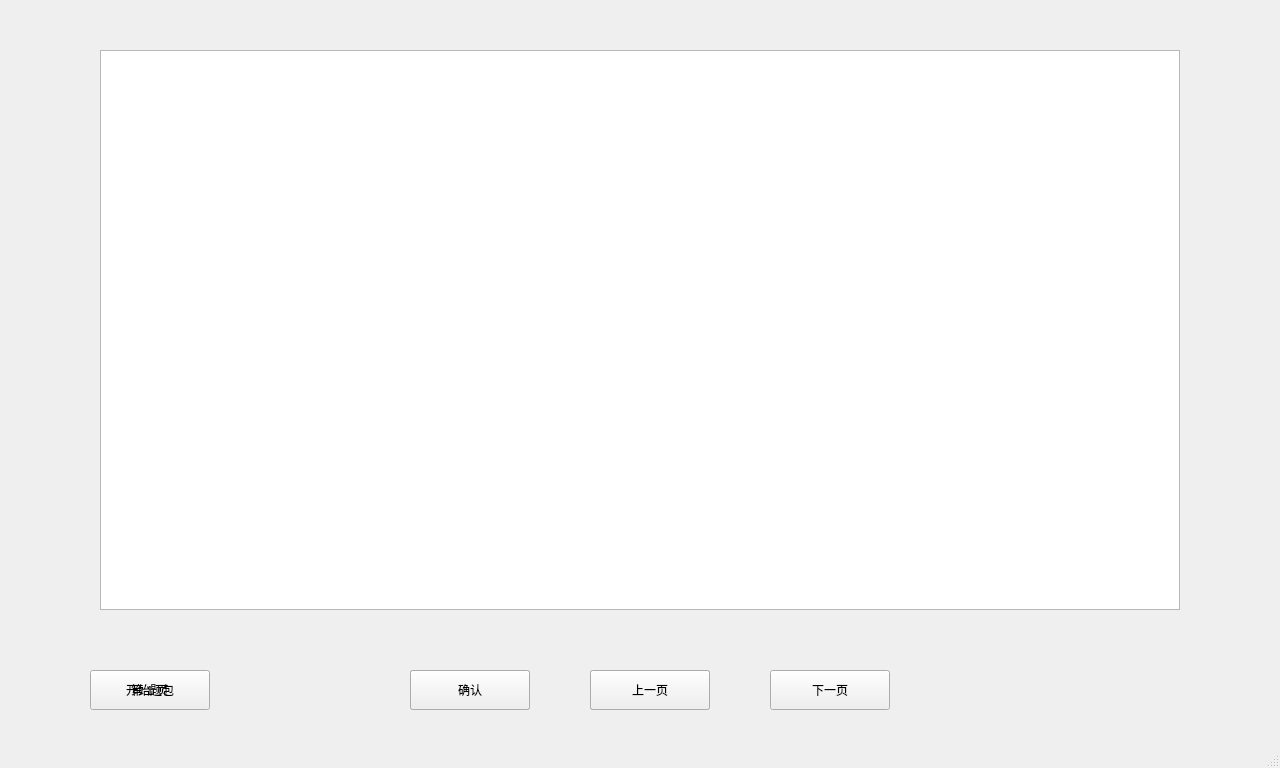
<?xml version="1.0" encoding="UTF-8"?>
<ui version="4.0">
 <class>windowMain</class>
 <widget class="QMainWindow" name="windowMain">
  <property name="geometry">
   <rect>
    <x>0</x>
    <y>0</y>
    <width>1280</width>
    <height>768</height>
   </rect>
  </property>
  <property name="minimumSize">
   <size>
    <width>1280</width>
    <height>768</height>
   </size>
  </property>
  <property name="maximumSize">
   <size>
    <width>1280</width>
    <height>768</height>
   </size>
  </property>
  <property name="windowTitle">
   <string>题包列表</string>
  </property>
  <property name="windowIcon">
   <iconset>
    <normaloff>favicon.ico</normaloff>favicon.ico</iconset>
  </property>
  <property name="dockNestingEnabled">
   <bool>false</bool>
  </property>
  <widget class="QWidget" name="centralwidget">
   <widget class="QFrame" name="framePack">
    <property name="geometry">
     <rect>
      <x>0</x>
      <y>0</y>
      <width>1280</width>
      <height>768</height>
     </rect>
    </property>
    <property name="minimumSize">
     <size>
      <width>1280</width>
      <height>768</height>
     </size>
    </property>
    <property name="maximumSize">
     <size>
      <width>1280</width>
      <height>768</height>
     </size>
    </property>
    <property name="frameShape">
     <enum>QFrame::NoFrame</enum>
    </property>
    <property name="frameShadow">
     <enum>QFrame::Raised</enum>
    </property>
    <widget class="QListWidget" name="listWidgetPack">
     <property name="geometry">
      <rect>
       <x>100</x>
       <y>50</y>
       <width>1080</width>
       <height>560</height>
      </rect>
     </property>
     <property name="maximumSize">
      <size>
       <width>1280</width>
       <height>768</height>
      </size>
     </property>
     <property name="cursor" stdset="0">
      <cursorShape>PointingHandCursor</cursorShape>
     </property>
    </widget>
    <widget class="QPushButton" name="pushButtonPackOK">
     <property name="geometry">
      <rect>
       <x>410</x>
       <y>670</y>
       <width>120</width>
       <height>40</height>
      </rect>
     </property>
     <property name="text">
      <string>确认</string>
     </property>
    </widget>
    <widget class="QPushButton" name="pushButtonPackNext">
     <property name="geometry">
      <rect>
       <x>770</x>
       <y>670</y>
       <width>120</width>
       <height>40</height>
      </rect>
     </property>
     <property name="text">
      <string>下一页</string>
     </property>
    </widget>
    <widget class="QPushButton" name="pushButtonPackPrevious">
     <property name="geometry">
      <rect>
       <x>590</x>
       <y>670</y>
       <width>120</width>
       <height>40</height>
      </rect>
     </property>
     <property name="text">
      <string>上一页</string>
     </property>
    </widget>
    <widget class="QLabel" name="labelPackPage">
     <property name="geometry">
      <rect>
       <x>90</x>
       <y>670</y>
       <width>120</width>
       <height>40</height>
      </rect>
     </property>
     <property name="text">
      <string>第 1 页</string>
     </property>
     <property name="alignment">
      <set>Qt::AlignCenter</set>
     </property>
    </widget>
   </widget>
   <widget class="QFrame" name="frameExercise">
    <property name="geometry">
     <rect>
      <x>0</x>
      <y>0</y>
      <width>1280</width>
      <height>768</height>
     </rect>
    </property>
    <property name="minimumSize">
     <size>
      <width>1280</width>
      <height>768</height>
     </size>
    </property>
    <property name="maximumSize">
     <size>
      <width>1280</width>
      <height>768</height>
     </size>
    </property>
    <property name="frameShape">
     <enum>QFrame::NoFrame</enum>
    </property>
    <property name="frameShadow">
     <enum>QFrame::Raised</enum>
    </property>
    <widget class="QPushButton" name="pushButtonExerciseOK">
     <property name="geometry">
      <rect>
       <x>410</x>
       <y>670</y>
       <width>120</width>
       <height>40</height>
      </rect>
     </property>
     <property name="text">
      <string>确认</string>
     </property>
    </widget>
    <widget class="QPushButton" name="pushButtonExerciseBack">
     <property name="geometry">
      <rect>
       <x>590</x>
       <y>670</y>
       <width>120</width>
       <height>40</height>
      </rect>
     </property>
     <property name="text">
      <string>返回</string>
     </property>
    </widget>
    <widget class="QListWidget" name="listWidgetExercise">
     <property name="geometry">
      <rect>
       <x>100</x>
       <y>50</y>
       <width>1080</width>
       <height>560</height>
      </rect>
     </property>
    </widget>
    <widget class="QPushButton" name="pushButtonExerciseBegin">
     <property name="geometry">
      <rect>
       <x>90</x>
       <y>670</y>
       <width>120</width>
       <height>40</height>
      </rect>
     </property>
     <property name="text">
      <string>开始题包</string>
     </property>
    </widget>
   </widget>
   <zorder>frameExercise</zorder>
   <zorder>framePack</zorder>
  </widget>
  <widget class="QMenuBar" name="menubar">
   <property name="geometry">
    <rect>
     <x>0</x>
     <y>0</y>
     <width>1280</width>
     <height>26</height>
    </rect>
   </property>
  </widget>
  <widget class="QStatusBar" name="statusbar"/>
 </widget>
 <resources/>
 <connections/>
</ui>
